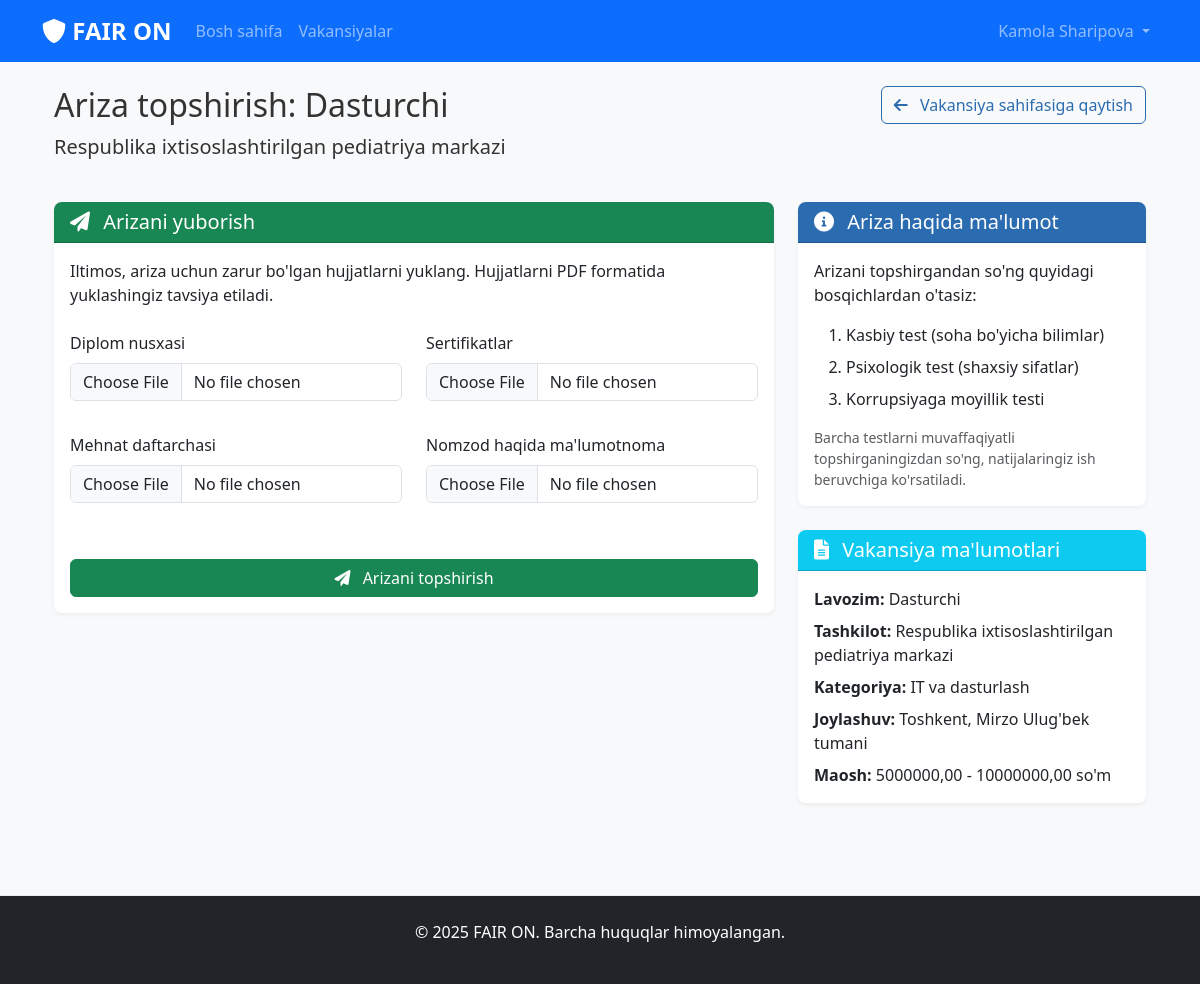
/jobs/vacancies/2/apply/ (signed in), run on the app's committed database.
### accounts/models.py (models this page shows, shortened)
class User(AbstractUser):
    USER_TYPE_CHOICES = (
        ('employer', 'Ish beruvchi'),
        ('candidate', 'Nomzod'),
        ('admin', 'Administrator'),
    )
    username = None
    email = models.EmailField(_('email manzil'), unique=True)
    user_type = models.CharField(_('foydalanuvchi turi'), max_length=20, choices=USER_TYPE_CHOICES)
    is_verified = models.BooleanField(_('tasdiqlangan'), default=False, help_text=_('Admin tomonidan tasdiqlangan'))
    USERNAME_FIELD = 'email'
    REQUIRED_FIELDS = ['first_name', 'last_name', 'user_type']
    objects = UserManager()
    @property
    def full_name(self):
        return f"{self.first_name} {self.last_name}"

class EmployerProfile(models.Model):
    user = models.OneToOneField(User, on_delete=models.CASCADE, related_name='employer_profile')
    company_name = models.CharField(_('tashkilot nomi'), max_length=255)
    company_address = models.CharField(_('tashkilot manzili'), max_length=255)
    position = models.CharField(_('lavozimi'), max_length=100)

### jobs/models.py (models this page shows, shortened)
class JobVacancy(models.Model):
    employer = models.ForeignKey(EmployerProfile, on_delete=models.CASCADE, related_name='vacancies')
    title = models.CharField(_('lavozim nomi'), max_length=255)
    category = models.ForeignKey(JobCategory, on_delete=models.CASCADE, related_name='vacancies')
    requirements = models.TextField(_('talablar'))
    salary_min = models.DecimalField(_('minimal maosh'), max_digits=10, decimal_places=2)
    salary_max = models.DecimalField(_('maksimal maosh'), max_digits=10, decimal_places=2)
    location = models.CharField(_('joylashuv'), max_length=255)
    is_active = models.BooleanField(_('faol'), default=True)
    created_at = models.DateTimeField(_('yaratilgan sana'), auto_now_add=True)
    class Meta:
        verbose_name = _('vakansiya')
        verbose_name_plural = _('vakansiyalar')
        ordering = ['-created_at']

class JobCategory(models.Model):
    name = models.CharField(_('nomi'), max_length=100)
    description = models.TextField(_('tavsif'), blank=True)
    class Meta:
        verbose_name = _('vakansiya kategoriyasi')
        verbose_name_plural = _('vakansiya kategoriyalari')

### jobs/views.py (the view, shortened to what this page needs)
# urls.py: path('vacancies/<int:vacancy_id>/apply/', views.ApplicationCreateView.as_view(), name='application_create'),
@method_decorator(login_required, name='dispatch')
class ApplicationCreateView(CandidateRequiredMixin, CreateView):
    model = JobApplication
    form_class = JobApplicationForm
    template_name = 'jobs/candidate/application_form.html'
    def get_context_data(self, **kwargs):
        context = super().get_context_data(**kwargs)
        vacancy_id = self.kwargs.get('vacancy_id')
        context['vacancy'] = get_object_or_404(JobVacancy, id=vacancy_id)
        return context

### jobs/forms.py
class JobApplicationForm(forms.ModelForm):
    class Meta:
        model = JobApplication
        fields = ['diploma', 'certificates', 'work_history', 'personal_info']
        widgets = {
            'diploma': forms.FileInput(attrs={'class': 'form-control'}),
            'certificates': forms.FileInput(attrs={'class': 'form-control'}),
            'work_history': forms.FileInput(attrs={'class': 'form-control'}),
            'personal_info': forms.FileInput(attrs={'class': 'form-control'}),
        }

### jobs/views.py (called while the page is built)
    def dispatch(self, request, *args, **kwargs):
        if not request.user.is_authenticated or request.user.user_type != 'candidate':
            messages.error(request, "Bu sahifaga kirishga ruxsat yo'q!")
            return redirect('accounts:login')
        return super().dispatch(request, *args, **kwargs)

### jobs/templates/jobs/candidate/application_form.html (shortened to what this page needs)
{% extends 'base.html' %}
{% load static %}
{% load crispy_forms_tags %}
{% block content %}
<div class="container">
    <div class="row mb-4">
        <div class="col-md-8">
            <h2>Ariza topshirish: {{ vacancy.title }}</h2>
            <p class="lead">{{ vacancy.employer.company_name }}</p>
        </div>
        <div class="col-md-4 text-md-end">
            <a href="{% url 'jobs:candidate_vacancy_detail' pk=vacancy.id %}" class="btn btn-outline-primary">
                <i class="fas fa-arrow-left me-2"></i> Vakansiya sahifasiga qaytish
            </a>
        </div>
    </div>
    <div class="row">
        <div class="col-md-8">
            <div class="card mb-4">
                <div class="card-header bg-success text-white">
                    <h5 class="mb-0"><i class="fas fa-paper-plane me-2"></i> Arizani yuborish</h5>
                </div>
                <div class="card-body">
                    <p class="mb-4">Iltimos, ariza uchun zarur bo'lgan hujjatlarni yuklang. Hujjatlarni PDF formatida yuklashingiz tavsiya etiladi.</p>
                    <form method="post" enctype="multipart/form-data">
                        <div class="row">
                            <div class="col-md-6 mb-3">
                                {{ form.diploma|as_crispy_field }}
                            </div>
                            <div class="col-md-6 mb-3">
                                {{ form.certificates|as_crispy_field }}
                            </div>
                        </div>
                        <div class="row">
                            <div class="col-md-6 mb-3">
                                {{ form.work_history|as_crispy_field }}
                            </div>
                            <div class="col-md-6 mb-3">
                                {{ form.personal_info|as_crispy_field }}
                            </div>
                        </div>
                        <div class="d-grid gap-2 mt-4">
                            <button type="submit" class="btn btn-success">
                                <i class="fas fa-paper-plane me-2"></i> Arizani topshirish
                            </button>
                        </div>
                    </form>
                </div>
            </div>
        </div>
        <div class="col-md-4">
            <div class="card mb-4">
                <div class="card-header bg-primary text-white">
                    <h5 class="mb-0"><i class="fas fa-info-circle me-2"></i> Ariza haqida ma'lumot</h5>
                </div>
                <div class="card-body">
                    <p>Arizani topshirgandan so'ng quyidagi bosqichlardan o'tasiz:</p>
                    <ol>
                        <li class="mb-2">Kasbiy test (soha bo'yicha bilimlar)</li>
                        <li class="mb-2">Psixologik test (shaxsiy sifatlar)</li>
                        <li class="mb-2">Korrupsiyaga moyillik testi</li>
                    </ol>
                    <p class="mb-0 text-muted small">Barcha testlarni muvaffaqiyatli topshirganingizdan so'ng, natijalaringiz ish beruvchiga ko'rsatiladi.</p>
                </div>
            </div>
            <div class="card">
                <div class="card-header bg-info text-white">
                    <h5 class="mb-0"><i class="fas fa-file-alt me-2"></i> Vakansiya ma'lumotlari</h5>
                </div>
                <div class="card-body">
                    <div class="mb-2"><strong>Lavozim:</strong> {{ vacancy.title }}</div>
                    <div class="mb-2"><strong>Tashkilot:</strong> {{ vacancy.employer.company_name }}</div>
                    <div class="mb-2"><strong>Kategoriya:</strong> {{ vacancy.category.name }}</div>
                    <div class="mb-2"><strong>Joylashuv:</strong> {{ vacancy.location }}</div>
                    <div><strong>Maosh:</strong> {{ vacancy.salary_min }} - {{ vacancy.salary_max }} so'm</div>
                </div>
            </div>
        </div>
    </div>
</div>
{% endblock %}

### core/templates/base.html (shortened to what this page needs)
{% load static %}
<!DOCTYPE html>
<html lang="uz">
<head>
    <link href="https://cdn.jsdelivr.net/npm/bootstrap@5.3.0-alpha1/dist/css/bootstrap.min.css" rel="stylesheet">
    <link rel="stylesheet" href="https://cdnjs.cloudflare.com/ajax/libs/font-awesome/6.0.0/css/all.min.css">
    <link rel="stylesheet" href="{% static 'css/main.css' %}">
</head>
<body>
    <nav class="navbar navbar-expand-lg navbar-dark bg-primary">
        <div class="container">
            <a class="navbar-brand" href="{% url 'core:home' %}">
                <i class="fas fa-shield-alt"></i> FAIR ON
            </a>
            <div class="collapse navbar-collapse" id="navbarNav">
                <ul class="navbar-nav me-auto">
                    <li class="nav-item">
                        <a class="nav-link" href="{% url 'core:home' %}">Bosh sahifa</a>
                    </li>
                    <li class="nav-item">
                        <a class="nav-link" href="{% url 'jobs:vacancy_list_public' %}">Vakansiyalar</a>
                    </li>
                </ul>
                <ul class="navbar-nav">
                    {% if user.is_authenticated %}
                        <li class="nav-item dropdown">
                            <a class="nav-link dropdown-toggle" href="#" id="navbarDropdown" role="button" data-bs-toggle="dropdown">
                                {{ user.full_name }}
                            </a>
                        </li>
                    {% endif %}
                </ul>
            </div>
        </div>
    </nav>
    <main class="container py-4">
        {% block content %}{% endblock %}
    </main>
    <footer class="bg-dark text-white py-4 mt-5">
        <div class="container text-center">
            <p>&copy; {% now "Y" %} FAIR ON. Barcha huquqlar himoyalangan.</p>
        </div>
    </footer>
</body>
</html>

### static/css/main.css (style rules this page uses)
body { font-family: 'Segoe UI', Tahoma, Geneva, Verdana, sans-serif; background-color: #f8f9fa; color: #333; }
.navbar-brand { font-weight: bold; font-size: 1.5rem; }
.btn-outline-primary { color: #2b6cb0; border-color: #2b6cb0; }
.card { border-radius: 8px; box-shadow: 0 2px 4px rgba(0, 0, 0, 0.05); margin-bottom: 20px; border: none; }
.card-header { border-top-left-radius: 8px !important; border-top-right-radius: 8px !important; background-color: #f8f9fa; font-weight: bold; }
.card-header.bg-primary { background-color: #2b6cb0 !important; }
footer { margin-top: 2rem; border-top: 1px solid #e9ecef; }

### data on the page
User: full_name "Kamola Sharipova"
JobVacancy: title "Dasturchi", employer.company_name "Respublika ixtisoslashtirilgan pediatriya markazi", category.name "IT va dasturlash", location "Toshkent, Mirzo Ulug'bek tumani", salary_min "5000000,00", salary_max "10000000,00"
